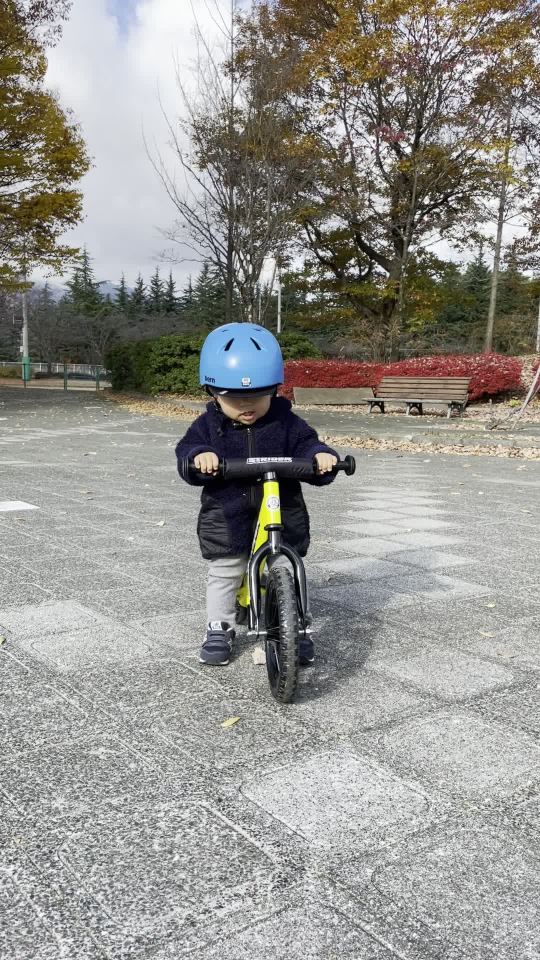
#> input picture tmp/rokutaro-thumbs/IMG_0543.MOV.jpg, 1080 x 1920 px (shown at 1/2 size); its folder holds 2 pictures in this run
$ python make_contact_sheets.py --input ../../../../tmp/rokutaro-thumbs --output-dir out
#> lines starting #> are read from the running program, lines starting #| are printed output that depends on the picture
#!/usr/bin/env python3
"""Create labeled contact sheets for photo selection review."""

from __future__ import annotations

import argparse
import math
from pathlib import Path

from PIL import Image, ImageDraw, ImageFont, ImageOps


IMAGE_EXTS = {".jpg", ".jpeg", ".png", ".heic", ".tif", ".tiff", ".webp"}


def iter_images(path: Path) -> list[Path]:
    return sorted(p for p in path.iterdir() if p.is_file() and p.suffix.lower() in IMAGE_EXTS)


def font(size: int) -> ImageFont.ImageFont:
    for candidate in (
        "/System/Library/Fonts/Supplemental/Arial.ttf",
        "/Library/Fonts/Arial.ttf",
    ):
        try:
            return ImageFont.truetype(candidate, size)
        except OSError:
            pass
    return ImageFont.load_default()


def build_sheet(
    files: list[Path],
    output: Path,
    title: str,
    cols: int,
    rows: int,
    thumb_w: int,
    thumb_h: int,
) -> None:
#> called with title = 'contact_sheet page 1/1 (1-2 of 2)', cols = 5, rows = 8, thumb_w = 300, thumb_h = 200
    label_h = 34
    page = Image.new("RGB", (cols * thumb_w, rows * (thumb_h + label_h) + 30), "white")
#> page: PIL image 1500x1902 RGB; every value is 255
    draw = ImageDraw.Draw(page)
    label_font = font(14)
    draw.text((8, 8), title, fill=(0, 0, 0), font=label_font)

    for idx, src in enumerate(files):
        row = idx // cols
        col = idx % cols
        x = col * thumb_w
        y = 30 + row * (thumb_h + label_h)
        with Image.open(src) as im:
#> im is the input picture: PIL image 1080x1920 RGB; mean R, G, B 149.1, 148, 143.5
            im = ImageOps.exif_transpose(im).convert("RGB")
            im.thumbnail((thumb_w, thumb_h), Image.Resampling.LANCZOS)
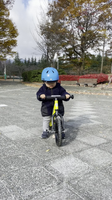
#> im: PIL image 112x200 RGB; mean R, G, B 149.2, 148, 143.6
            bg = Image.new("RGB", (thumb_w, thumb_h), (238, 238, 238))
#> bg: PIL image 300x200 RGB; every value is 238
            bg.paste(im, ((thumb_w - im.width) // 2, (thumb_h - im.height) // 2))
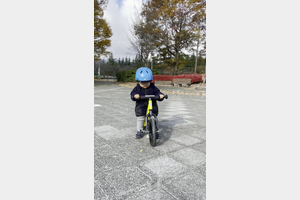
#> bg: PIL image 300x200 RGB; mean R, G, B 204.8, 204.4, 202.7
        page.paste(bg, (x, y))
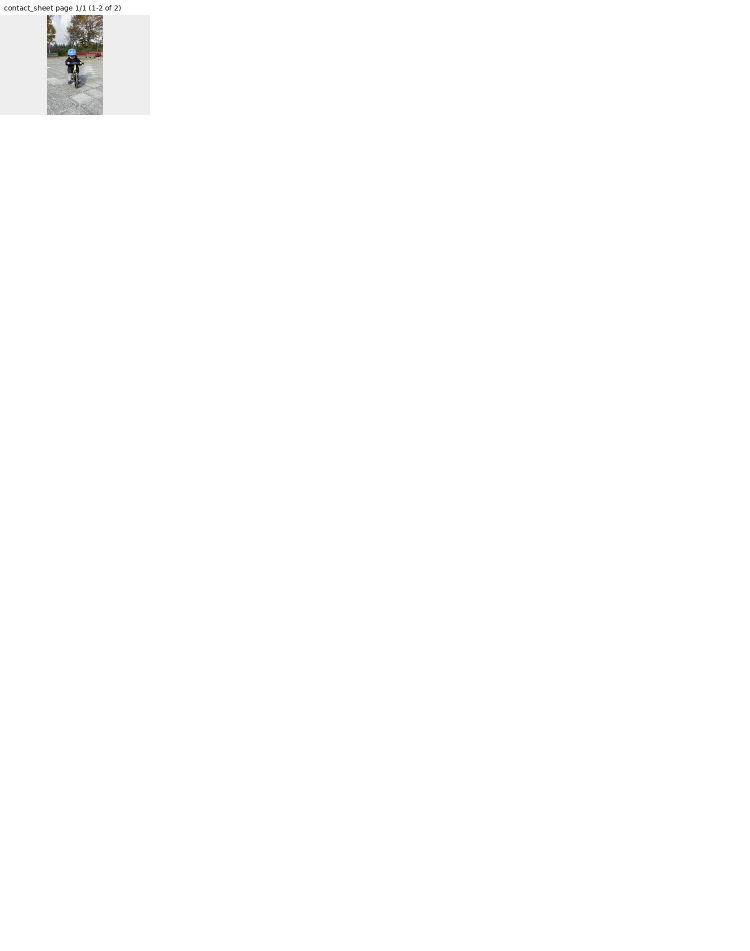
#> page: PIL image 1500x1902 RGB (shown at 1/2 size); mean R, G, B 253.9, 253.9, 253.8
        draw.text((x + 6, y + thumb_h + 4), f"{src.name}", fill=(0, 0, 0), font=label_font)

    output.parent.mkdir(parents=True, exist_ok=True)
    page.save(output, quality=92)
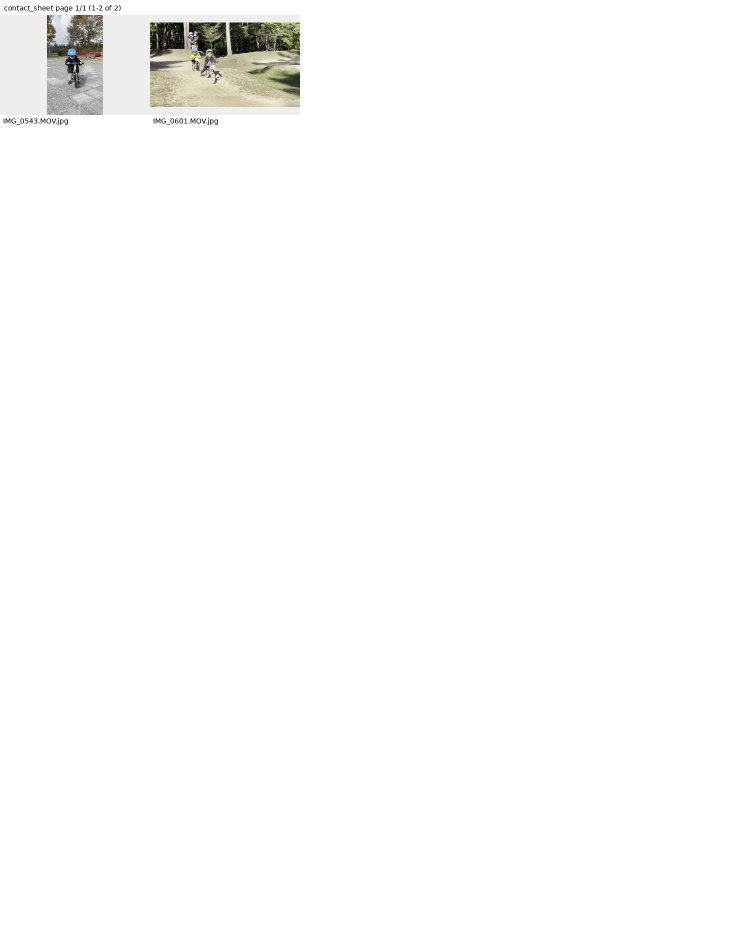
#> saved as contact_sheet_01.jpg: PIL image 1500x1902 RGB (shown at 1/2 size); mean R, G, B 251.9, 251.8, 251.4


def main() -> None:
    parser = argparse.ArgumentParser()
    parser.add_argument("--input", required=True, type=Path)
    parser.add_argument("--output-dir", required=True, type=Path)
    parser.add_argument("--prefix", default="contact_sheet")
    parser.add_argument("--cols", type=int, default=5)
    parser.add_argument("--rows", type=int, default=8)
    parser.add_argument("--thumb-width", type=int, default=300)
    parser.add_argument("--thumb-height", type=int, default=200)
    args = parser.parse_args()

    files = iter_images(args.input)
    if not files:
        raise SystemExit(f"no images found in {args.input}")

    per_page = args.cols * args.rows
    total_pages = math.ceil(len(files) / per_page)
    args.output_dir.mkdir(parents=True, exist_ok=True)

    for page_idx, start in enumerate(range(0, len(files), per_page), 1):
        batch = files[start : start + per_page]
        output = args.output_dir / f"{args.prefix}_{page_idx:02d}.jpg"
        title = f"{args.prefix} page {page_idx}/{total_pages} ({start + 1}-{start + len(batch)} of {len(files)})"
        build_sheet(batch, output, title, args.cols, args.rows, args.thumb_width, args.thumb_height)
        print(output)


if __name__ == "__main__":
    main()

$ run again, on tmp/rokutaro-thumbs/IMG_0953.MOV.jpg
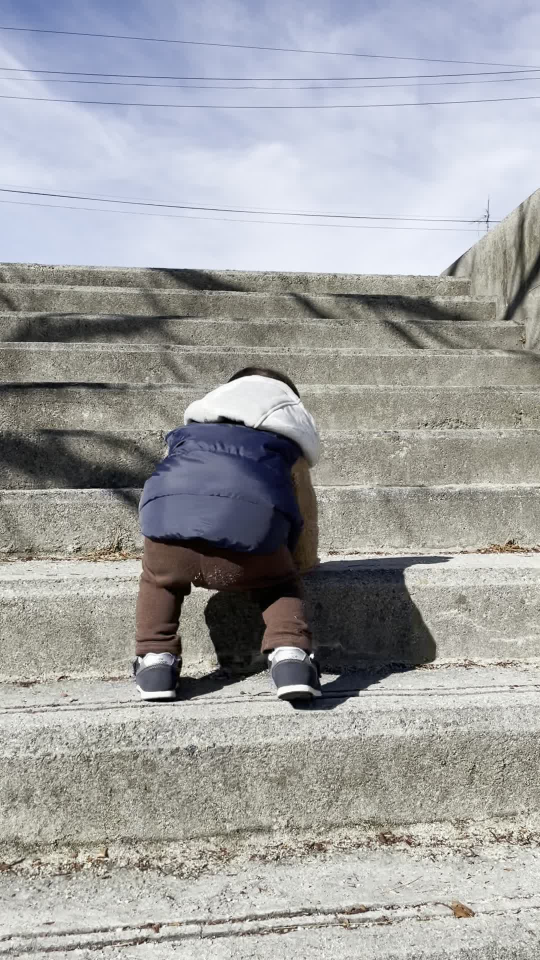
#> input picture tmp/rokutaro-thumbs/IMG_0953.MOV.jpg, 1080 x 1920 px (shown at 1/2 size)
#> in build_sheet, im is the input picture: PIL image 1080x1920 RGB; mean R, G, B 161.1, 161.7, 162.6
#> im: PIL image 112x200 RGB
#> in build_sheet, `bg.paste(im, ((thumb_w - im.width) // 2, (thumb_h - im.height) // 2))`:
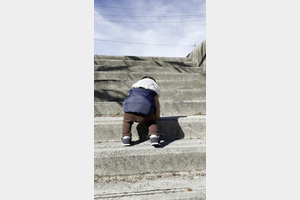
#> bg: PIL image 300x200 RGB; mean R, G, B 209.3, 209.5, 209.9
#> in build_sheet, `page.paste(bg, (x, y))`:
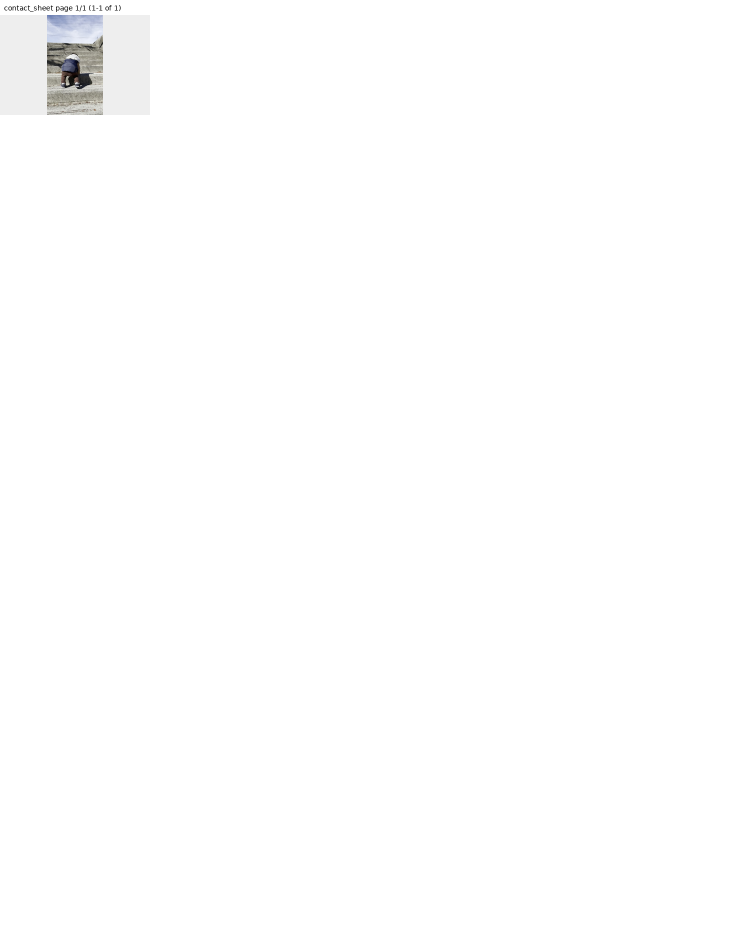
#> page: PIL image 1500x1902 RGB (shown at 1/2 size); mean R, G, B 254, 254, 254

$ run again, on tmp/rokutaro-thumbs/IMG_1470.MOV.jpg
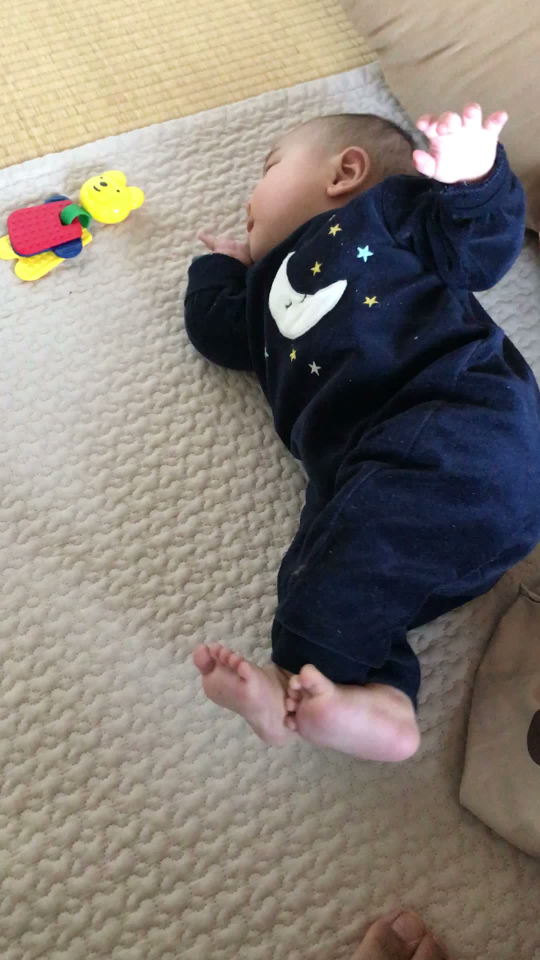
#> input picture tmp/rokutaro-thumbs/IMG_1470.MOV.jpg, 1080 x 1920 px (shown at 1/2 size)
#> in build_sheet, im is the input picture: PIL image 1080x1920 RGB; mean R, G, B 132.8, 125, 116.9
#> im: PIL image 112x200 RGB
#> in build_sheet, `bg.paste(im, ((thumb_w - im.width) // 2, (thumb_h - im.height) // 2))`:
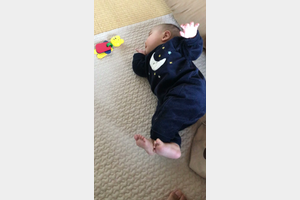
#> bg: PIL image 300x200 RGB; mean R, G, B 198.7, 195.8, 192.8
#> in build_sheet, `page.paste(bg, (x, y))`:
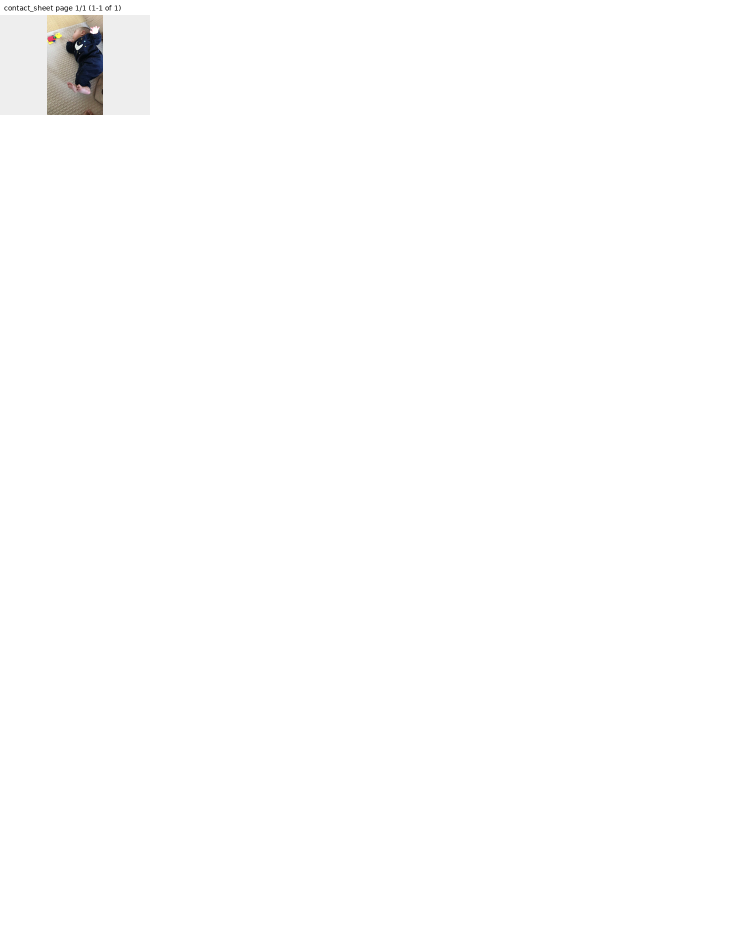
#> page: PIL image 1500x1902 RGB (shown at 1/2 size); mean R, G, B 253.8, 253.7, 253.6

$ run again, on tmp/rokutaro-thumbs/IMG_4178.mov.jpg
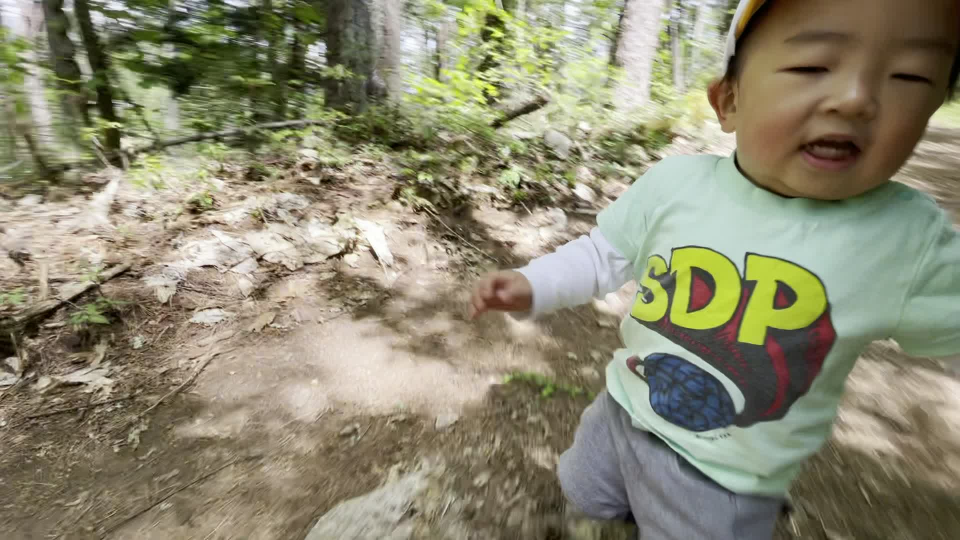
#> input picture tmp/rokutaro-thumbs/IMG_4178.mov.jpg, 1920 x 1080 px (shown at 1/2 size)
#> in build_sheet, im is the input picture: PIL image 1920x1080 RGB; mean R, G, B 140.5, 137.1, 113.5
#> im: PIL image 300x169 RGB
#> in build_sheet, `bg.paste(im, ((thumb_w - im.width) // 2, (thumb_h - im.height) // 2))`:
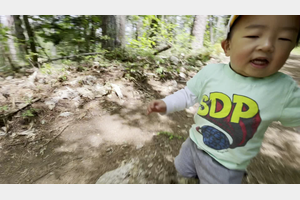
#> bg: PIL image 300x200 RGB; mean R, G, B 155.5, 152.7, 132.7
#> in build_sheet, `page.paste(bg, (x, y))`:
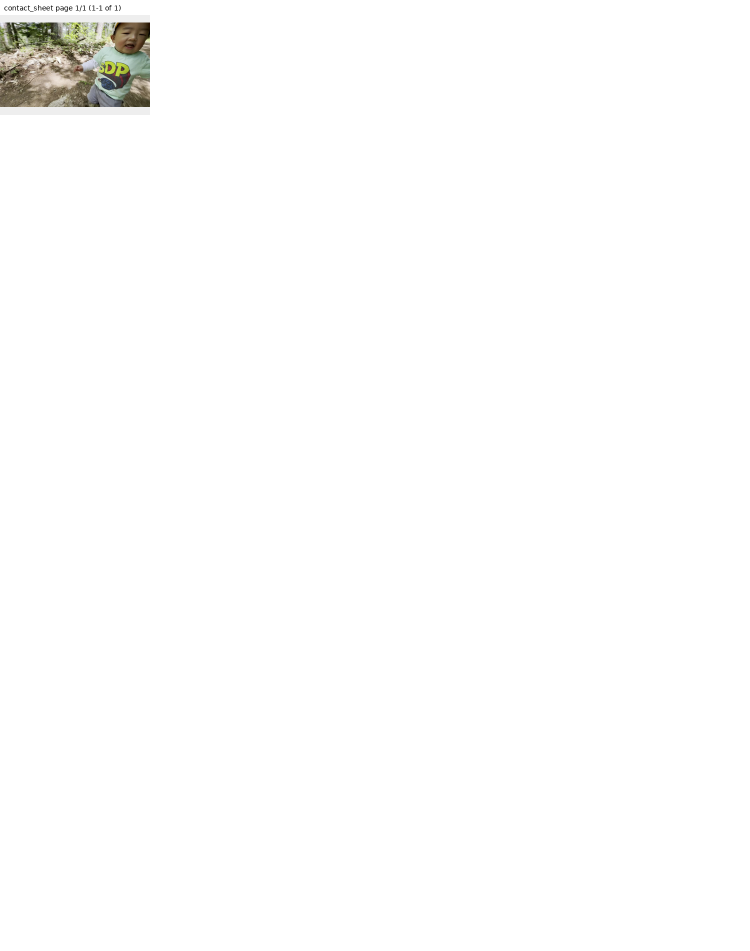
#> page: PIL image 1500x1902 RGB (shown at 1/2 size); mean R, G, B 252.9, 252.8, 252.4

$ run again, on tmp/rokutaro-thumbs/IMG_0601.MOV.jpg
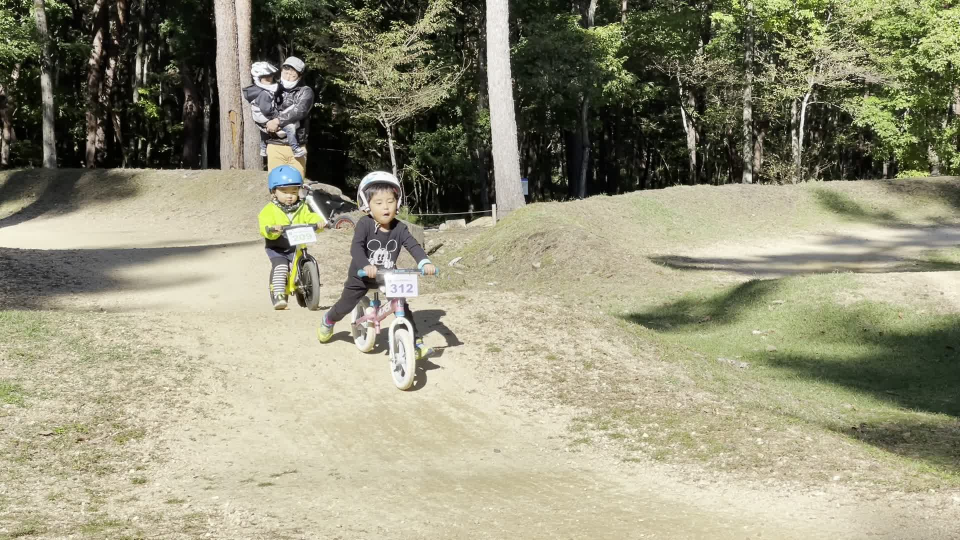
#> input picture tmp/rokutaro-thumbs/IMG_0601.MOV.jpg, 1920 x 1080 px (shown at 1/2 size)
#> in build_sheet, im is the input picture: PIL image 1920x1080 RGB; mean R, G, B 149.1, 146.8, 122.8
#> im: PIL image 300x169 RGB
#> in build_sheet, `page.paste(bg, (x, y))`:
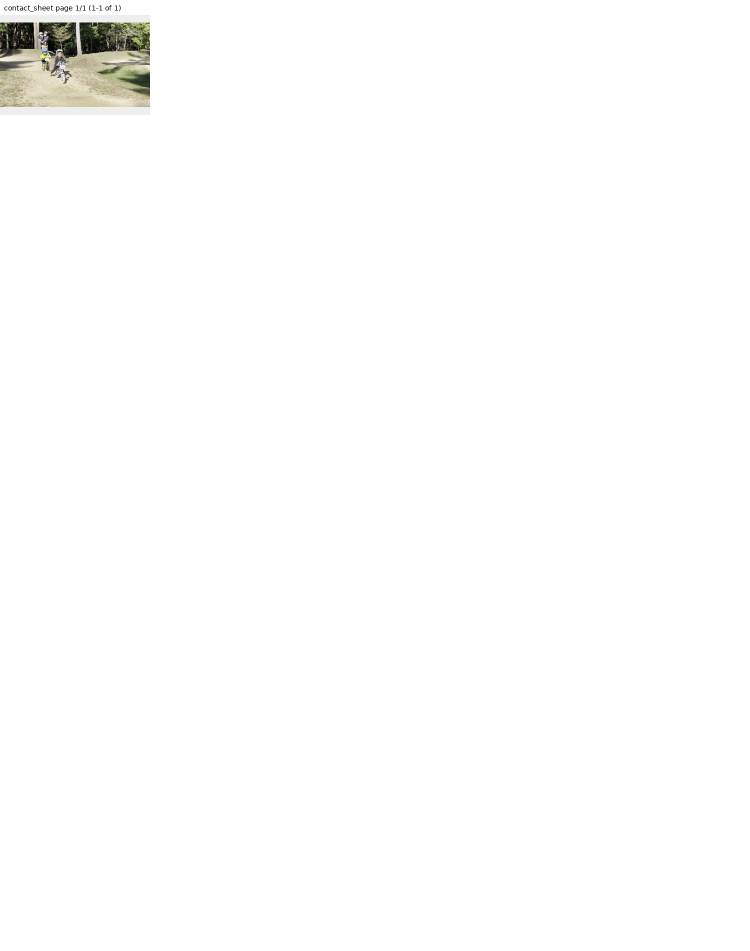
#> page: PIL image 1500x1902 RGB (shown at 1/2 size); mean R, G, B 253, 253, 252.5
